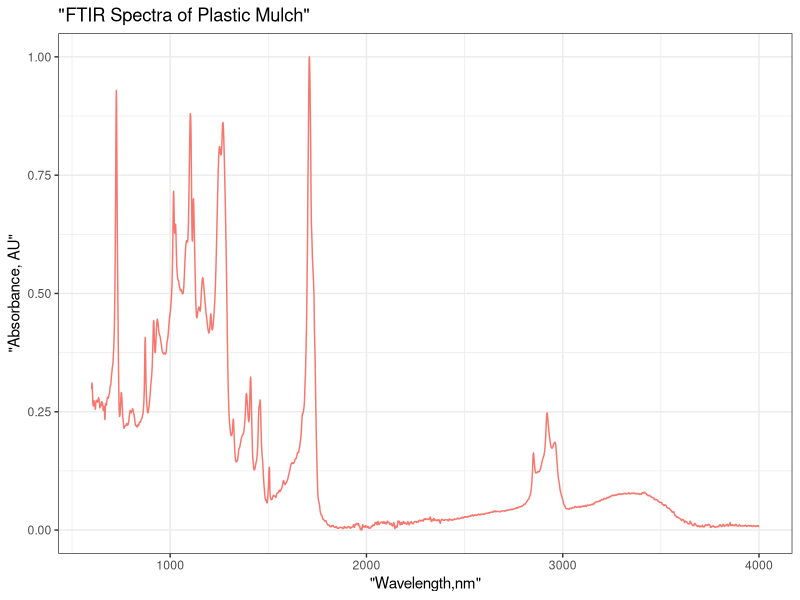
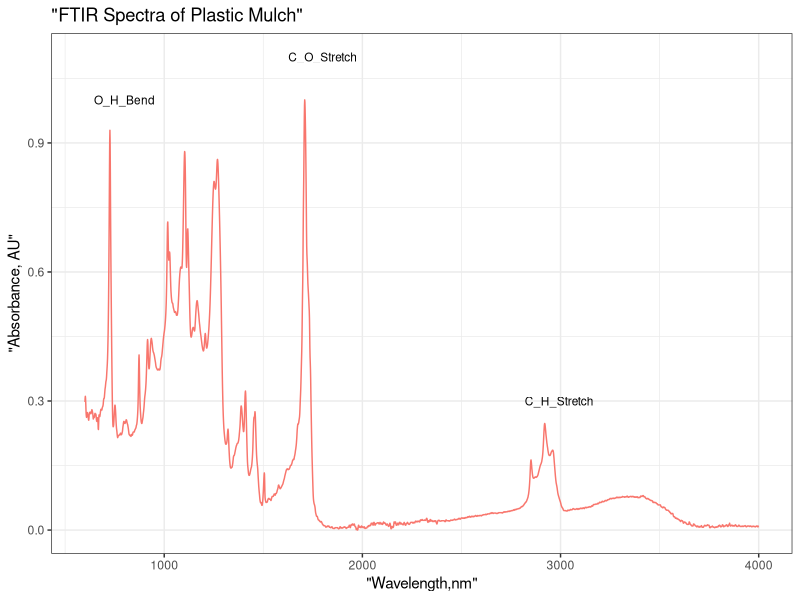

These charts were generated, in order, by the following R code:
## ----setup, include=FALSE------------------------------------------------
mulch_plot <- read.csv("TN_BIOAGRI_204_Normalize.csv")

## ----include=FALSE-------------------------------------------------------
library(dplyr)
library(ggplot2)
library(knitr)
library(tibble)
library(dplyr)
library(reshape2)
library(magrittr)

## ---- echo=FALSE, warning=FALSE------------------------------------------
normalize_add_rowmeans <- function(x) {
  for (i in 1:ncol(x)) {
        x[,i] <- (x[,i]- min(x[,i], na.rm = TRUE)) / (max(x[,i],na.rm = TRUE)-min(x[,i], na.rm = TRUE))
      }
      x <- cbind(x,row.means = rowMeans(x)) 
      x <-  add_column(x, Wavelength = 4000:600)
} 
a <- as.data.frame(normalize_add_rowmeans(mulch_plot))
knitr::kable(head(a))

## ------------------------------------------------------------------------
a <- as.data.frame(normalize_add_rowmeans(mulch_plot))

## ---- echo=FALSE, warning=FALSE------------------------------------------
plot_abs <- function(df, df_x, df_y, xname,yname,title) {
    df <- ggplot(df) + geom_line(aes(df_x,df_y, colour = "red")) +
      xlab(deparse(substitute(xname))) + #user can assign a name on the x-axis label
      ylab(deparse(substitute(yname))) + #user can assign a name on the y-axis label
      ggtitle(deparse(substitute(title))) + #user can assign a plot title 
      theme_bw() + theme(legend.position = "none") 
      df
    print(df)} 

## ------------------------------------------------------------------------
plot_abs(a,a$Wavelength,a$C_38SAMPLE,xname = "Wavelength,nm", 
                   yname = "Absorbance, AU", title = "FTIR Spectra of Plastic Mulch") 

## ---- echo=FALSE, warning=FALSE, results="asis"--------------------------
plot_abs_compounds <- function(df, df_x, df_y, xname,yname, title)
{
    df <- ggplot(df) + 
    geom_line(aes(df_x,df_y, colour = "red")) +
    xlab(deparse(substitute(xname))) + #user can assign a name on the x-axis label
    ylab(deparse(substitute(yname))) + #user can assign a name on the y-axis label
    ggtitle(deparse(substitute(title))) + #user can assign a plot title 
    theme_bw() + theme(legend.position = "none") 
    df <- df +
    annotate("text", x= 1800, y=1.1, label="C_O_Stretch", size =3.0) 
    df <- df +   
    annotate("text", x = 800, y = 1.0, label="O_H_Bend", size =3.0)
    df <- df + 
    annotate("text", x= 2994, y=0.3, label="C_H_Stretch", size =3.0)
    df
    print(df)}

## ------------------------------------------------------------------------
plot_abs_compounds(a,a$Wavelength,a$C_38SAMPLE,xname = "Wavelength,nm", 
                   yname = "Absorbance, AU", title = "FTIR Spectra of Plastic Mulch") 

